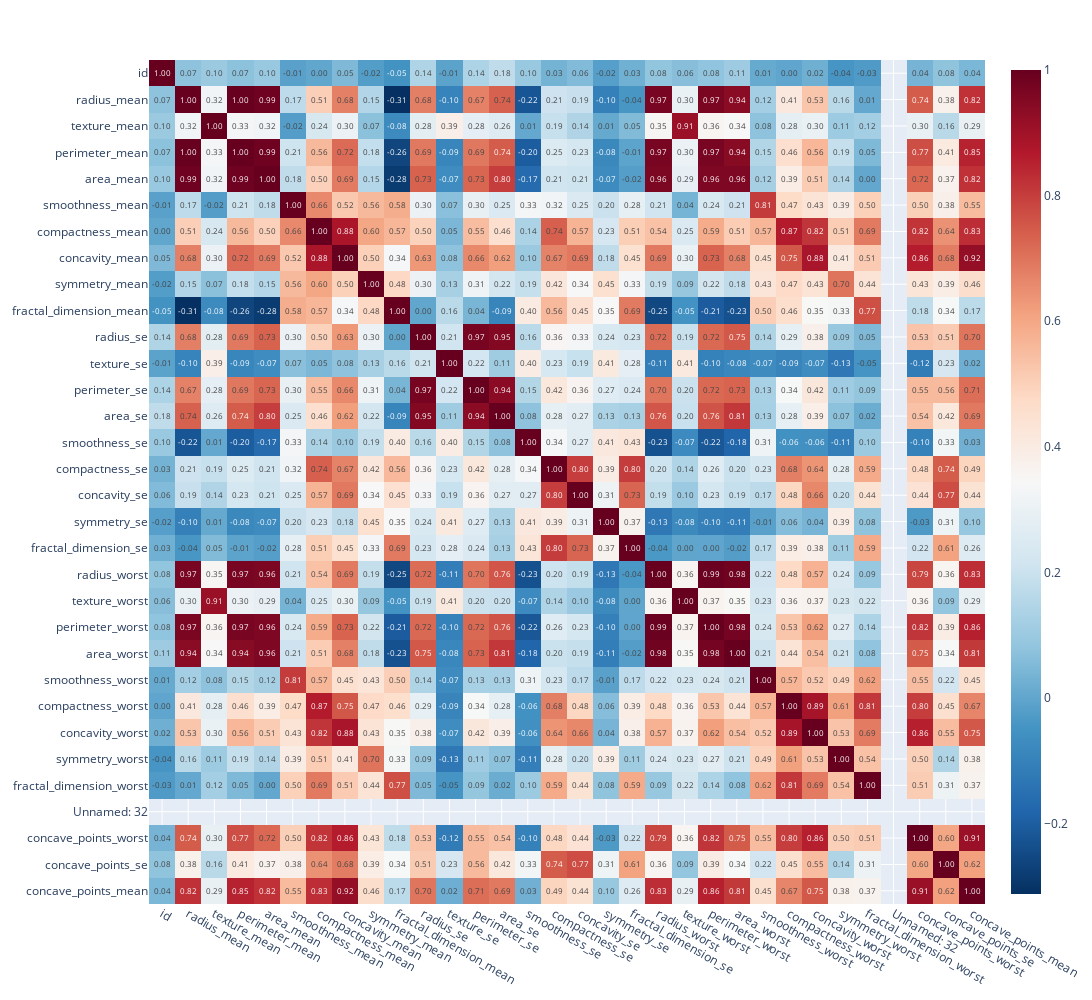

The code cell stored with this chart in its notebook:
### Code cell
correlation_matrix = df.corr(numeric_only=True)

fig = px.imshow(
    correlation_matrix,
    text_auto=".2f",
    color_continuous_scale="RdBu_r",
    aspect="auto",
)

fig.update_layout(
    width=1400,
    height=1000,
)
fig.show()

### Figure 1 — Plotly figure (JSON) as saved in the notebook; plotly's stock layout.template omitted (floating-point values rounded to 4 significant figures; data arrays with more than 128 entries replaced by an {"elided": "..."} marker saying what was removed)
{"data": [{"coloraxis": "coloraxis", "hovertemplate": "x: %{x}<br>y: %{y}<br>color: %{z}<extra></extra>", "name": "0", "texttemplate": "%{z:.2f}", "type": "heatmap", "x": ["id", "radius_mean", "texture_mean", "perimeter_mean", "area_mean", "smoothness_mean", "compactness_mean", "concavity_mean", "symmetry_mean", "fractal_dimension_mean", "radius_se", "texture_se", "perimeter_se", "area_se", "smoothness_se", "compactness_se", "concavity_se", "symmetry_se", "fractal_dimension_se", "radius_worst", "texture_worst", "perimeter_worst", "area_worst", "smoothness_worst", "compactness_worst", "concavity_worst", "symmetry_worst", "fractal_dimension_worst", "Unnamed: 32", "concave_points_worst", "concave_points_se", "concave_points_mean"], "xaxis": "x", "y": ["id", "radius_mean", "texture_mean", "perimeter_mean", "area_mean", "smoothness_mean", "compactness_mean", "concavity_mean", "symmetry_mean", "fractal_dimension_mean", "radius_se", "texture_se", "perimeter_se", "area_se", "smoothness_se", "compactness_se", "concavity_se", "symmetry_se", "fractal_dimension_se", "radius_worst", "texture_worst", "perimeter_worst", "area_worst", "smoothness_worst", "compactness_worst", "concavity_worst", "symmetry_worst", "fractal_dimension_worst", "Unnamed: 32", "concave_points_worst", "concave_points_se", "concave_points_mean"], "yaxis": "y", "z": {"elided": "32x32 float values"}}], "layout": {"coloraxis": {"colorscale": [[0, "rgb(5,48,97)"], [0.1, "rgb(33,102,172)"], [0.2, "rgb(67,147,195)"], [0.3, "rgb(146,197,222)"], [0.4, "rgb(209,229,240)"], [0.5, "rgb(247,247,247)"], [0.6, "rgb(253,219,199)"], [0.7, "rgb(244,165,130)"], [0.8, "rgb(214,96,77)"], [0.9, "rgb(178,24,43)"], [1, "rgb(103,0,31)"]]}, "height": 1000, "margin": {"t": 60}, "width": 1400, "xaxis": {"anchor": "y", "autorange": true, "domain": [0, 1], "range": [-0.5, 31.5], "type": "category"}, "yaxis": {"anchor": "x", "autorange": true, "domain": [0, 1], "range": [31.5, -0.5], "type": "category"}}}
